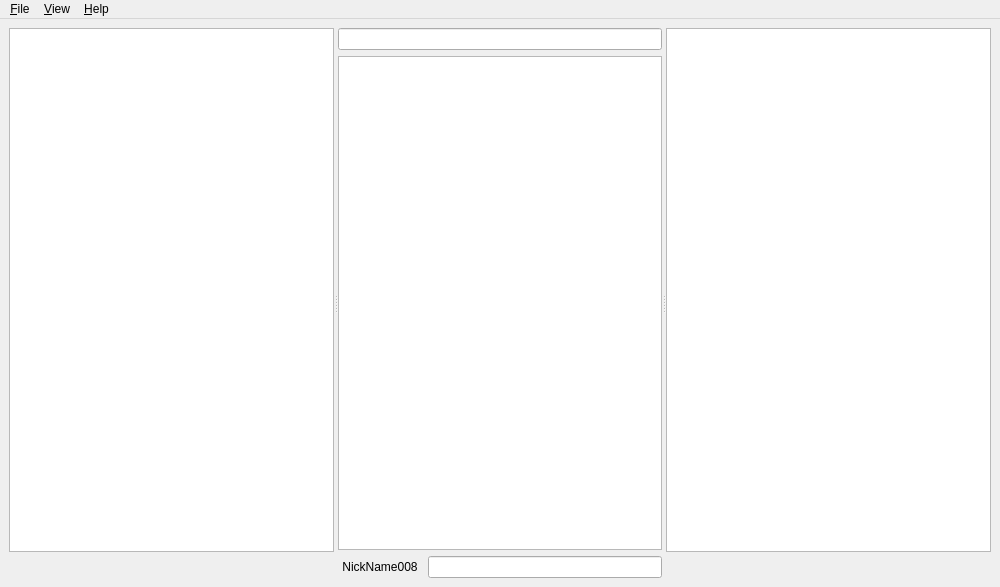
<?xml version="1.0" encoding="UTF-8"?>
<ui version="4.0">
 <class>MainWindow</class>
 <widget class="QMainWindow" name="MainWindow">
  <property name="geometry">
   <rect>
    <x>0</x>
    <y>0</y>
    <width>1000</width>
    <height>587</height>
   </rect>
  </property>
  <property name="windowTitle">
   <string>qIRC</string>
  </property>
  <widget class="QWidget" name="centralwidget">
   <property name="enabled">
    <bool>true</bool>
   </property>
   <property name="autoFillBackground">
    <bool>false</bool>
   </property>
   <layout class="QVBoxLayout" name="verticalLayout_4">
    <item>
     <widget class="QSplitter" name="splitter">
      <property name="autoFillBackground">
       <bool>false</bool>
      </property>
      <property name="orientation">
       <enum>Qt::Horizontal</enum>
      </property>
      <widget class="QWidget" name="layoutWidget">
       <layout class="QVBoxLayout" name="verticalLayout_2">
        <item>
         <widget class="QTreeWidget" name="network_tree_widget">
          <attribute name="headerVisible">
           <bool>false</bool>
          </attribute>
          <column>
           <property name="text">
            <string notr="true">1</string>
           </property>
          </column>
         </widget>
        </item>
        <item>
         <layout class="QHBoxLayout" name="horizontalLayout_2">
          <item>
           <spacer name="horizontalSpacer">
            <property name="orientation">
             <enum>Qt::Horizontal</enum>
            </property>
            <property name="sizeHint" stdset="0">
             <size>
              <width>40</width>
              <height>20</height>
             </size>
            </property>
           </spacer>
          </item>
          <item>
           <widget class="QLabel" name="chars_remaining_label">
            <property name="text">
             <string/>
            </property>
           </widget>
          </item>
          <item>
           <spacer name="horizontalSpacer_2">
            <property name="orientation">
             <enum>Qt::Horizontal</enum>
            </property>
            <property name="sizeHint" stdset="0">
             <size>
              <width>40</width>
              <height>20</height>
             </size>
            </property>
           </spacer>
          </item>
         </layout>
        </item>
       </layout>
      </widget>
      <widget class="QWidget" name="layoutWidget">
       <layout class="QVBoxLayout" name="verticalLayout">
        <item>
         <widget class="QLineEdit" name="topic_line_edit">
          <property name="enabled">
           <bool>true</bool>
          </property>
          <property name="readOnly">
           <bool>true</bool>
          </property>
         </widget>
        </item>
        <item>
         <widget class="QTextEdit" name="output_widget">
          <property name="sizePolicy">
           <sizepolicy hsizetype="MinimumExpanding" vsizetype="Expanding">
            <horstretch>0</horstretch>
            <verstretch>0</verstretch>
           </sizepolicy>
          </property>
          <property name="font">
           <font>
            <family>DejaVu Sans Mono</family>
            <pointsize>10</pointsize>
           </font>
          </property>
          <property name="cursor" stdset="0">
           <cursorShape>ArrowCursor</cursorShape>
          </property>
          <property name="undoRedoEnabled">
           <bool>false</bool>
          </property>
          <property name="lineWrapMode">
           <enum>QTextEdit::WidgetWidth</enum>
          </property>
          <property name="readOnly">
           <bool>true</bool>
          </property>
          <property name="html">
           <string>&lt;!DOCTYPE HTML PUBLIC &quot;-//W3C//DTD HTML 4.0//EN&quot; &quot;http://www.w3.org/TR/REC-html40/strict.dtd&quot;&gt;
&lt;html&gt;&lt;head&gt;&lt;meta name=&quot;qrichtext&quot; content=&quot;1&quot; /&gt;&lt;style type=&quot;text/css&quot;&gt;
p, li { white-space: pre-wrap; }
&lt;/style&gt;&lt;/head&gt;&lt;body style=&quot; font-family:'DejaVu Sans Mono'; font-size:10pt; font-weight:400; font-style:normal;&quot;&gt;
&lt;p style=&quot;-qt-paragraph-type:empty; margin-top:0px; margin-bottom:0px; margin-left:0px; margin-right:0px; -qt-block-indent:0; text-indent:0px; font-family:'monospace';&quot;&gt;&lt;br /&gt;&lt;/p&gt;&lt;/body&gt;&lt;/html&gt;</string>
          </property>
          <property name="acceptRichText">
           <bool>false</bool>
          </property>
          <property name="textInteractionFlags">
           <set>Qt::TextSelectableByKeyboard|Qt::TextSelectableByMouse</set>
          </property>
         </widget>
        </item>
        <item>
         <layout class="QHBoxLayout" name="horizontalLayout">
          <item>
           <widget class="QPushButton" name="change_name_button">
            <property name="text">
             <string>NickName008</string>
            </property>
            <property name="flat">
             <bool>true</bool>
            </property>
           </widget>
          </item>
          <item>
           <widget class="QLineEdit" name="input_line_edit"/>
          </item>
         </layout>
        </item>
       </layout>
      </widget>
      <widget class="QWidget" name="layoutWidget">
       <layout class="QVBoxLayout" name="verticalLayout_3">
        <item>
         <widget class="QListWidget" name="nick_list_widget"/>
        </item>
        <item>
         <layout class="QHBoxLayout" name="horizontalLayout_3">
          <item>
           <spacer name="horizontalSpacer_4">
            <property name="orientation">
             <enum>Qt::Horizontal</enum>
            </property>
            <property name="sizeHint" stdset="0">
             <size>
              <width>40</width>
              <height>20</height>
             </size>
            </property>
           </spacer>
          </item>
          <item>
           <widget class="QLabel" name="user_count_label">
            <property name="text">
             <string/>
            </property>
           </widget>
          </item>
          <item>
           <spacer name="horizontalSpacer_3">
            <property name="orientation">
             <enum>Qt::Horizontal</enum>
            </property>
            <property name="sizeHint" stdset="0">
             <size>
              <width>40</width>
              <height>20</height>
             </size>
            </property>
           </spacer>
          </item>
         </layout>
        </item>
       </layout>
      </widget>
     </widget>
    </item>
   </layout>
  </widget>
  <widget class="QMenuBar" name="menu_bar">
   <property name="geometry">
    <rect>
     <x>0</x>
     <y>0</y>
     <width>1000</width>
     <height>22</height>
    </rect>
   </property>
   <widget class="QMenu" name="file_menu">
    <property name="title">
     <string>&amp;File</string>
    </property>
    <addaction name="network_dialog_action"/>
    <addaction name="separator"/>
    <addaction name="exit_app_action"/>
   </widget>
   <widget class="QMenu" name="view_menu">
    <property name="title">
     <string>&amp;View</string>
    </property>
    <addaction name="hide_menu_action"/>
    <addaction name="restore_splitter_ratio_action"/>
   </widget>
   <widget class="QMenu" name="help_menu">
    <property name="title">
     <string>&amp;Help</string>
    </property>
    <addaction name="about_qirc_action"/>
   </widget>
   <addaction name="file_menu"/>
   <addaction name="view_menu"/>
   <addaction name="help_menu"/>
  </widget>
  <action name="network_dialog_action">
   <property name="text">
    <string>&amp;Network List</string>
   </property>
  </action>
  <action name="exit_app_action">
   <property name="text">
    <string>E&amp;xit</string>
   </property>
  </action>
  <action name="about_qirc_action">
   <property name="text">
    <string>About</string>
   </property>
  </action>
  <action name="hide_menu_action">
   <property name="text">
    <string>Hide Menu Bar</string>
   </property>
  </action>
  <action name="restore_splitter_ratio_action">
   <property name="text">
    <string>Restore Splitter Ratios</string>
   </property>
  </action>
 </widget>
 <resources/>
 <connections/>
</ui>
